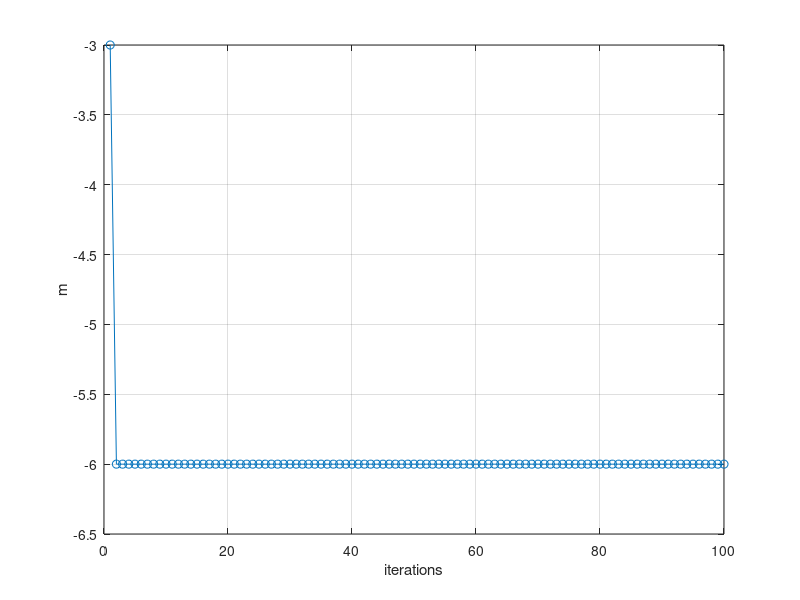
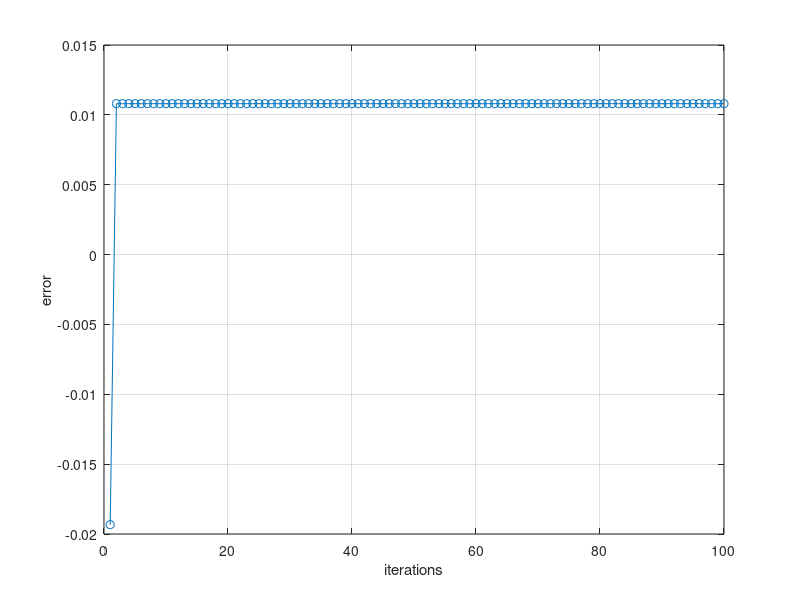

The MATLAB source for these figures, in order:
clear
close all

% Define material properties
mu = 0.48; %Poissons ratio
E = 1.5E6; %? YM - both referenced in onenote
rho = 1500; %kg/m^3 - check later.

% Component dimensions
c = 3E-3; %m, Chamber length
w = 107.85E-3;%kg, Actuator weight
H = 20E-3; %m, Chamber height
L = 142E-3; %m, Actuator length
s = L;
l = L/2;
h = 10E-3;
t=3E-3;

s = L;

P = 0;

m_i = -3;
maxiter = 100;
i=1;
err = (((2*L)/(m_i*pi))*sin(m_i*pi/2))+0.0108

while abs(err(i))>1e-3 && i<maxiter
    m_i(i+1) = m_i(i) - (((2*L)/(m_i(i)*pi))*sin(m_i(i)*pi/2))/((L/m_i(i))*cos(m_i(i)*pi/2)-((2*L)/((m_i(i)^2)*pi))*sin(m_i(i)*pi/2));
    err(i+1) = ((2*L)/(m_i(i+1)*pi))*sin(m_i(i+1)*pi/2)+0.0108;
    i=i+1;
end

% (((2*L)/(m_i(i)*pi))*sin(m_i(i)*pi/2))
figure;
plot(m_i, 'o-'); grid on; hold on; xlabel('iterations'); ylabel('m');
figure;
plot(err, 'o-'); grid on; hold on; xlabel('iterations'); ylabel('error');